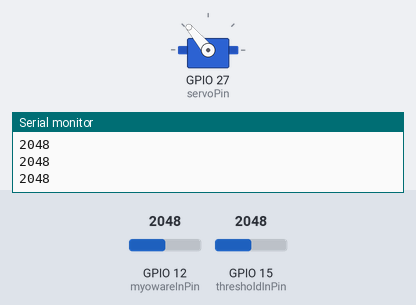
This sketch was run on a simulated ESP32. On the bench: servo, the last lines printed to the serial monitor. The inputs (shaded band) are chosen by the test bench; at power-on: GPIO 12 (myowareInPin) = 2048, GPIO 15 (thresholdInPin) = 2048.

Above: at 1.2 s.
1.3 s: GPIO 12 (myowareInPin) set to 2082
At 2.5 s:
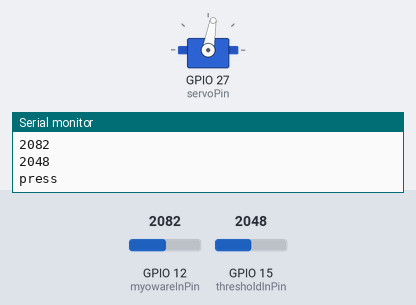
2.8 s: GPIO 12 (myowareInPin) set to 2047
At 3.7 s:
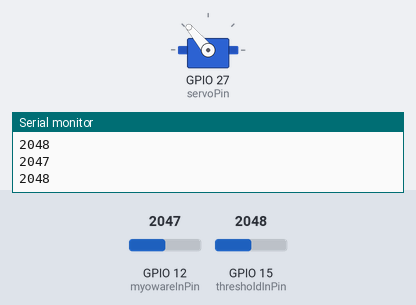
4.3 s: GPIO 12 (myowareInPin) set to 2866
At 5.0 s:
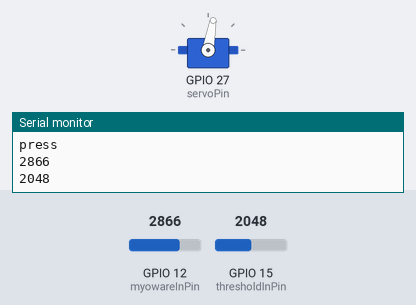
Timing chart, 0 to 7.3 s (numbered marks = the images above; inputs shaded):
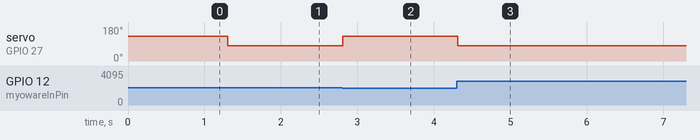

Measured:
- the behaviour switches between 2048 and 2049 on GPIO 12 (myowareInPin) (found by bisection; images 0 and 1)
- after the input at 1.3 s, servo on GPIO 27 (servoPin): 130° → 80° at once
- after the input at 2.8 s, servo on GPIO 27 (servoPin): 80° → 130° at once
- after the input at 4.3 s, servo on GPIO 27 (servoPin): 130° → 80° at once

The sketch:

1-button-servo-motor-controller.ino
```cpp
#include <Servo.h> // Include the Servo library to control the motor

#define thresholdInPin 15 // Define the input pin for the threshold set by a potentiometer
#define myowareInPin 12 // Define the input pin for the MyoWare sensor value

Servo myservo; // Create a Servo object
static const int servoPin = 27; // Define the pin for the servo motor

int myowareValue = 0; // Variable to store the MyoWare sensor value

// Note about the treshold: the analog-to-digital converter (ADC) resolution varies between boards:
// - Arduino boards have a 10-bit ADC with a range of 0-1023
// - ESP boards (such as ESP32) have a 12-bit ADC with a range of 0-4095
// Depending on the board you are using, you may need to adjust the scaling factor in the code
// to account for these differences in ADC resolution.

int threshold = 700; // Initial threshold value to compare with the MyoWare sensor value


void setup() {
  pinMode(myowareInPin, INPUT); // Set the MyoWare sensor pin as an input
  pinMode(thresholdInPin, INPUT); // Set the threshold pin as an input
  pinMode(servoPin, OUTPUT); // Set the servo pin as an output
  myservo.attach(servoPin); // Attach the servo motor to the servo pin
  Serial.begin(9600); // Start serial communication at 9600 baud rate
}

void loop() {
  myowareValue = analogRead(myowareInPin); // Read the MyoWare sensor value
  threshold = analogRead(thresholdInPin); // Read the threshold value
  Serial.println(myowareValue); // Print the MyoWare sensor value to the serial monitor
  Serial.println(threshold); // Print the threshold value to the serial monitor

  // If the MyoWare sensor value is greater than the threshold value
  if (myowareValue > threshold) {
    myservo.write(80); // Move the servo motor to the 80-degree position
    delay(200); // Wait for 200 milliseconds
    Serial.println("press"); // Print "press" to the serial monitor
  } else {
    myservo.write(130); // Move the servo motor to the 130-degree position
  }
  delay(100); // Wait for 100 milliseconds before the next loop iteration
}
```
